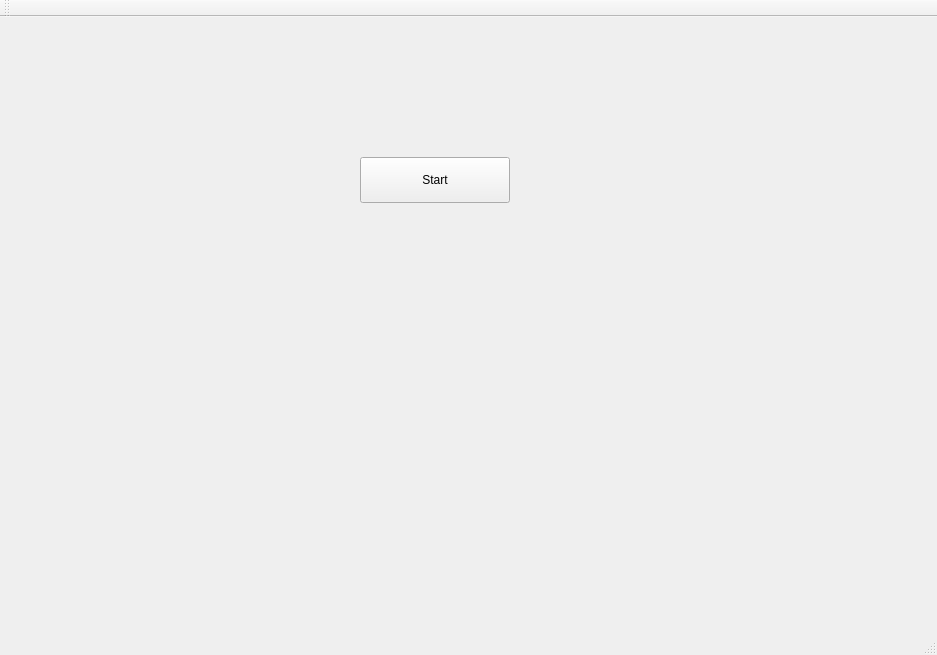
<?xml version="1.0" encoding="UTF-8"?>
<ui version="4.0">
 <class>MainWindow</class>
 <widget class="QMainWindow" name="MainWindow">
  <property name="geometry">
   <rect>
    <x>0</x>
    <y>0</y>
    <width>937</width>
    <height>655</height>
   </rect>
  </property>
  <property name="windowTitle">
   <string>MainWindow</string>
  </property>
  <widget class="QWidget" name="centralWidget">
   <widget class="QPushButton" name="start">
    <property name="geometry">
     <rect>
      <x>360</x>
      <y>140</y>
      <width>150</width>
      <height>46</height>
     </rect>
    </property>
    <property name="text">
     <string>Start</string>
    </property>
   </widget>
  </widget>
  <widget class="QMenuBar" name="menuBar">
   <property name="geometry">
    <rect>
     <x>0</x>
     <y>0</y>
     <width>937</width>
     <height>38</height>
    </rect>
   </property>
  </widget>
  <widget class="QToolBar" name="mainToolBar">
   <attribute name="toolBarArea">
    <enum>TopToolBarArea</enum>
   </attribute>
   <attribute name="toolBarBreak">
    <bool>false</bool>
   </attribute>
  </widget>
  <widget class="QStatusBar" name="statusBar"/>
 </widget>
 <layoutdefault spacing="6" margin="11"/>
 <resources/>
 <connections/>
</ui>
